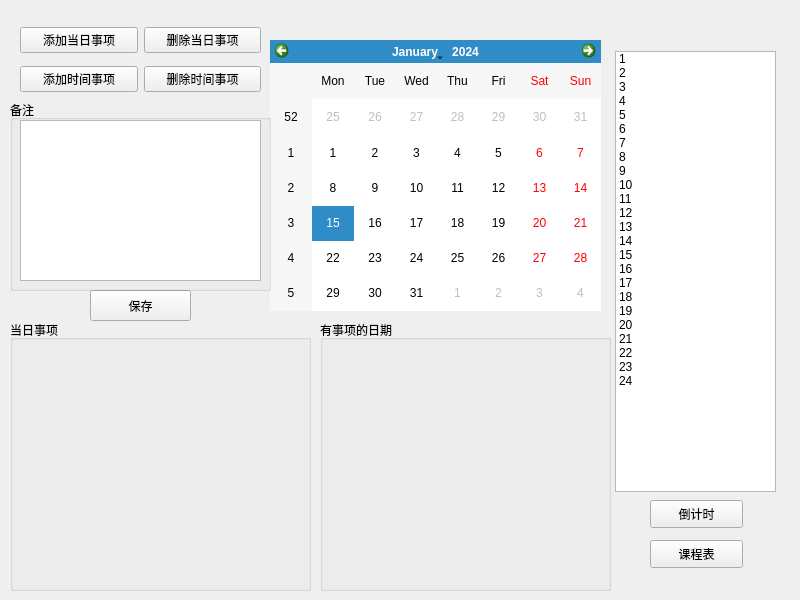
<?xml version="1.0" encoding="UTF-8"?>
<ui version="4.0">
 <class>Widget</class>
 <widget class="QWidget" name="Widget">
  <property name="geometry">
   <rect>
    <x>0</x>
    <y>0</y>
    <width>800</width>
    <height>600</height>
   </rect>
  </property>
  <property name="windowTitle">
   <string>Widget</string>
  </property>
  <widget class="QCalendarWidget" name="calendarWidget">
   <property name="geometry">
    <rect>
     <x>270</x>
     <y>40</y>
     <width>331</width>
     <height>271</height>
    </rect>
   </property>
  </widget>
  <widget class="QPushButton" name="pushButton_3">
   <property name="geometry">
    <rect>
     <x>90</x>
     <y>290</y>
     <width>101</width>
     <height>31</height>
    </rect>
   </property>
   <property name="text">
    <string>保存</string>
   </property>
  </widget>
  <widget class="QListWidget" name="listWidget">
   <property name="geometry">
    <rect>
     <x>615</x>
     <y>51</y>
     <width>161</width>
     <height>441</height>
    </rect>
   </property>
   <property name="currentRow">
    <number>-1</number>
   </property>
   <property name="sortingEnabled">
    <bool>false</bool>
   </property>
   <item>
    <property name="text">
     <string>1</string>
    </property>
   </item>
   <item>
    <property name="text">
     <string>2</string>
    </property>
   </item>
   <item>
    <property name="text">
     <string>3</string>
    </property>
   </item>
   <item>
    <property name="text">
     <string>4</string>
    </property>
   </item>
   <item>
    <property name="text">
     <string>5</string>
    </property>
   </item>
   <item>
    <property name="text">
     <string>6</string>
    </property>
   </item>
   <item>
    <property name="text">
     <string>7</string>
    </property>
   </item>
   <item>
    <property name="text">
     <string>8</string>
    </property>
   </item>
   <item>
    <property name="text">
     <string>9</string>
    </property>
   </item>
   <item>
    <property name="text">
     <string>10</string>
    </property>
   </item>
   <item>
    <property name="text">
     <string>11</string>
    </property>
   </item>
   <item>
    <property name="text">
     <string>12</string>
    </property>
   </item>
   <item>
    <property name="text">
     <string>13</string>
    </property>
   </item>
   <item>
    <property name="text">
     <string>14</string>
    </property>
   </item>
   <item>
    <property name="text">
     <string>15</string>
    </property>
   </item>
   <item>
    <property name="text">
     <string>16</string>
    </property>
   </item>
   <item>
    <property name="text">
     <string>17</string>
    </property>
   </item>
   <item>
    <property name="text">
     <string>18</string>
    </property>
   </item>
   <item>
    <property name="text">
     <string>19</string>
    </property>
   </item>
   <item>
    <property name="text">
     <string>20</string>
    </property>
   </item>
   <item>
    <property name="text">
     <string>21</string>
    </property>
   </item>
   <item>
    <property name="text">
     <string>22</string>
    </property>
   </item>
   <item>
    <property name="text">
     <string>23</string>
    </property>
   </item>
   <item>
    <property name="text">
     <string>24</string>
    </property>
   </item>
  </widget>
  <widget class="QPushButton" name="pushButton_6">
   <property name="geometry">
    <rect>
     <x>650</x>
     <y>500</y>
     <width>93</width>
     <height>28</height>
    </rect>
   </property>
   <property name="text">
    <string>倒计时</string>
   </property>
  </widget>
  <widget class="QGroupBox" name="groupBox">
   <property name="geometry">
    <rect>
     <x>10</x>
     <y>320</y>
     <width>301</width>
     <height>271</height>
    </rect>
   </property>
   <property name="title">
    <string>当日事项</string>
   </property>
   <widget class="QWidget" name="verticalLayoutWidget">
    <property name="geometry">
     <rect>
      <x>10</x>
      <y>20</y>
      <width>281</width>
      <height>241</height>
     </rect>
    </property>
    <layout class="QVBoxLayout" name="verticalLayout"/>
   </widget>
  </widget>
  <widget class="QGroupBox" name="groupBox_2">
   <property name="geometry">
    <rect>
     <x>320</x>
     <y>320</y>
     <width>291</width>
     <height>271</height>
    </rect>
   </property>
   <property name="title">
    <string>有事项的日期</string>
   </property>
   <widget class="QWidget" name="verticalLayoutWidget_2">
    <property name="geometry">
     <rect>
      <x>10</x>
      <y>20</y>
      <width>271</width>
      <height>241</height>
     </rect>
    </property>
    <layout class="QVBoxLayout" name="verticalLayout_2"/>
   </widget>
  </widget>
  <widget class="QGroupBox" name="groupBox_3">
   <property name="geometry">
    <rect>
     <x>10</x>
     <y>100</y>
     <width>261</width>
     <height>191</height>
    </rect>
   </property>
   <property name="title">
    <string>备注</string>
   </property>
   <widget class="QTextEdit" name="textEdit">
    <property name="geometry">
     <rect>
      <x>10</x>
      <y>20</y>
      <width>241</width>
      <height>161</height>
     </rect>
    </property>
   </widget>
  </widget>
  <widget class="QWidget" name="layoutWidget">
   <property name="geometry">
    <rect>
     <x>20</x>
     <y>20</y>
     <width>241</width>
     <height>81</height>
    </rect>
   </property>
   <layout class="QGridLayout" name="gridLayout">
    <item row="0" column="0">
     <widget class="QPushButton" name="pushButton">
      <property name="text">
       <string>添加当日事项</string>
      </property>
     </widget>
    </item>
    <item row="0" column="1">
     <widget class="QPushButton" name="pushButton_4">
      <property name="text">
       <string>删除当日事项</string>
      </property>
     </widget>
    </item>
    <item row="1" column="0">
     <widget class="QPushButton" name="pushButton_2">
      <property name="text">
       <string>添加时间事项</string>
      </property>
     </widget>
    </item>
    <item row="1" column="1">
     <widget class="QPushButton" name="pushButton_5">
      <property name="text">
       <string>删除时间事项</string>
      </property>
     </widget>
    </item>
   </layout>
  </widget>
  <widget class="QPushButton" name="pushButton_7">
   <property name="geometry">
    <rect>
     <x>650</x>
     <y>540</y>
     <width>93</width>
     <height>28</height>
    </rect>
   </property>
   <property name="text">
    <string>课程表</string>
   </property>
  </widget>
 </widget>
 <resources/>
 <connections/>
</ui>
